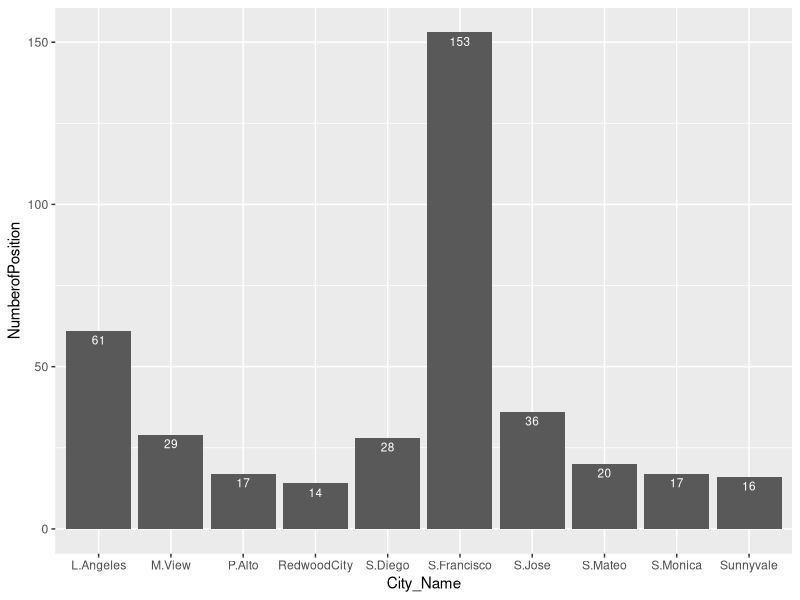
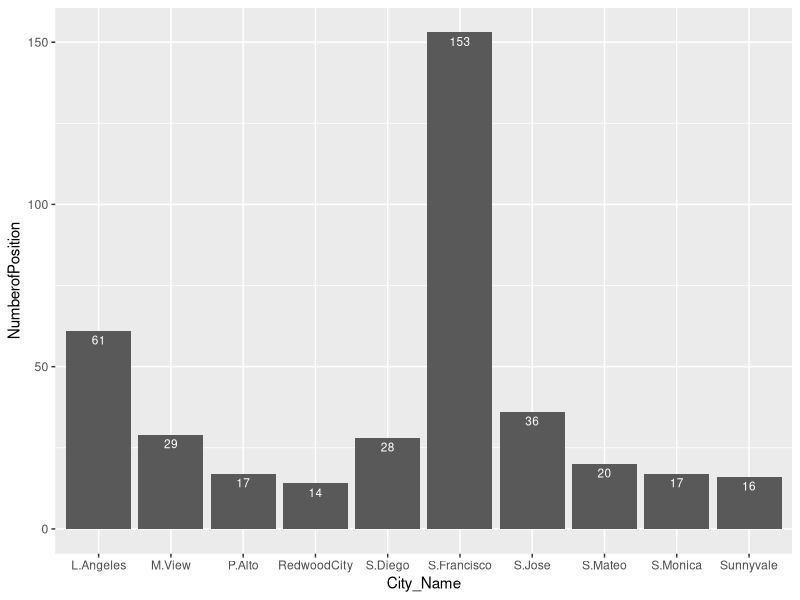
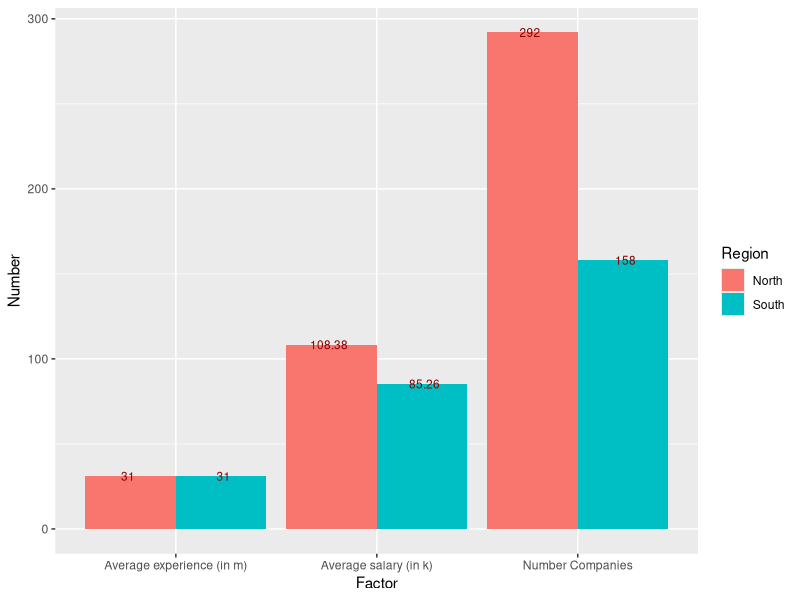
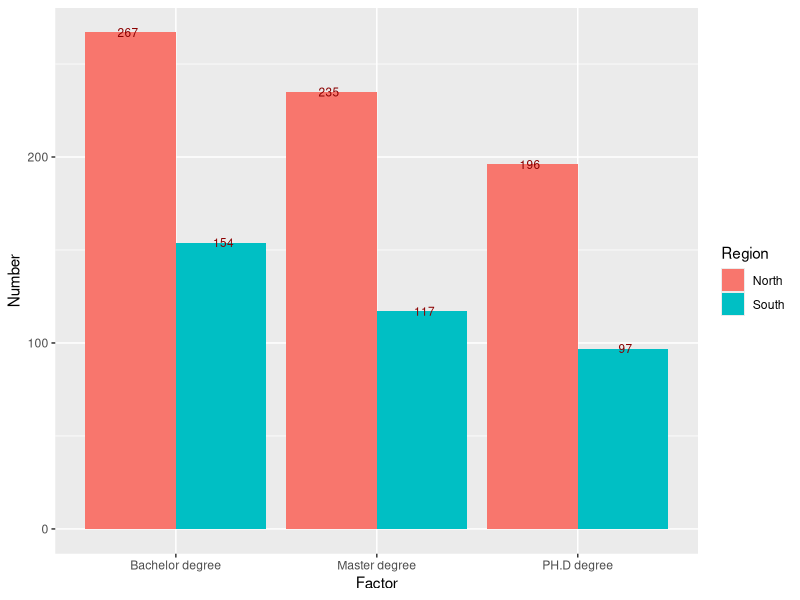
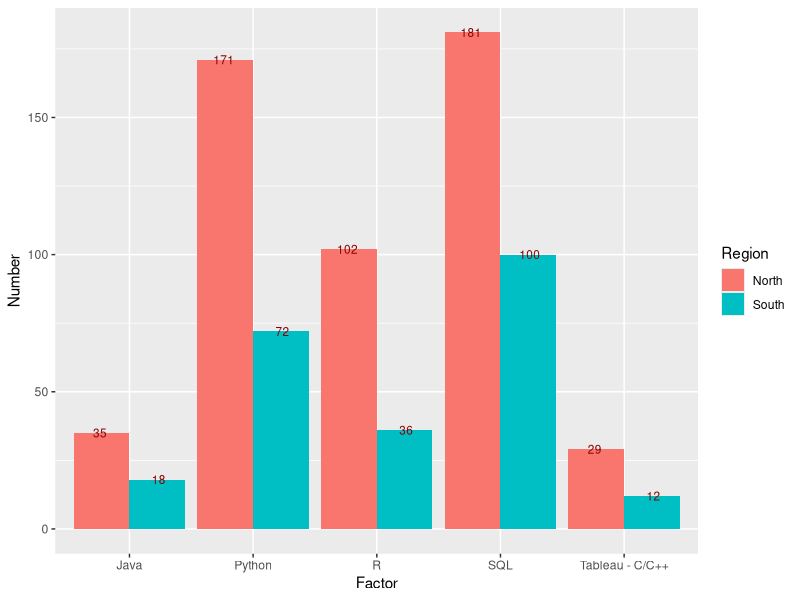
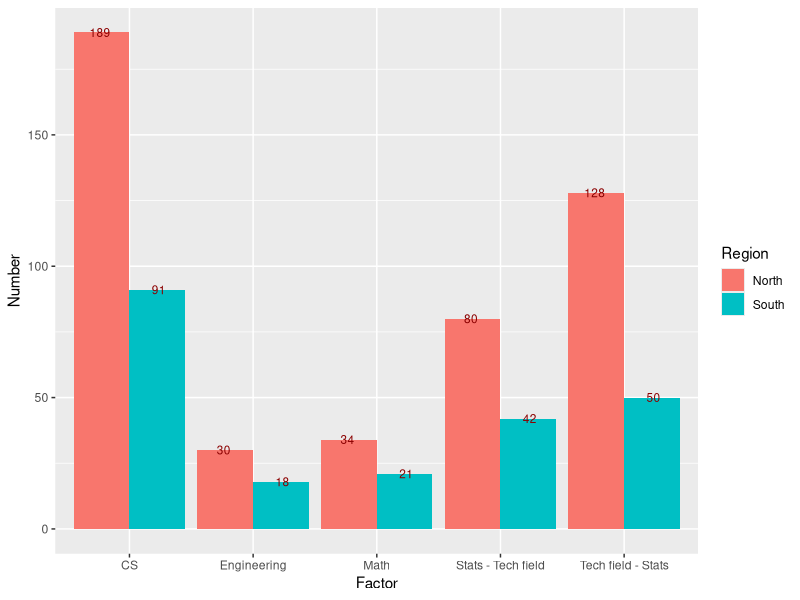
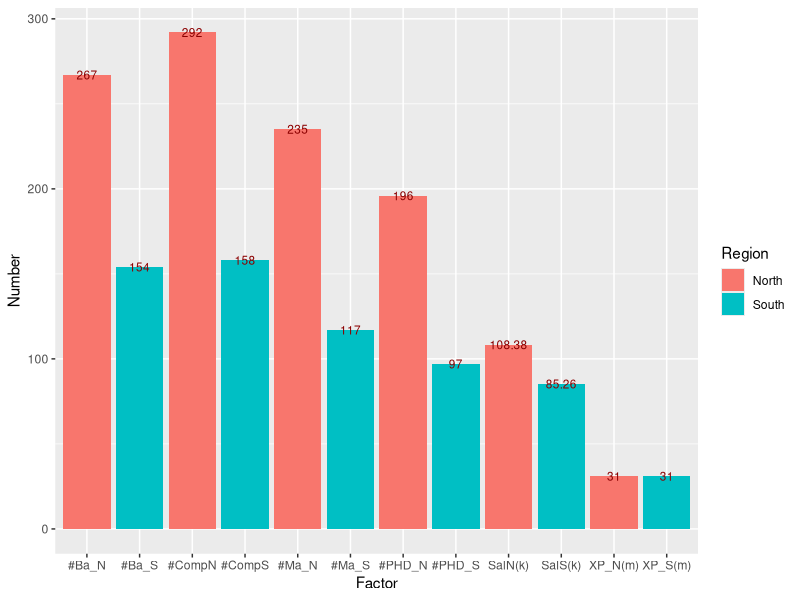
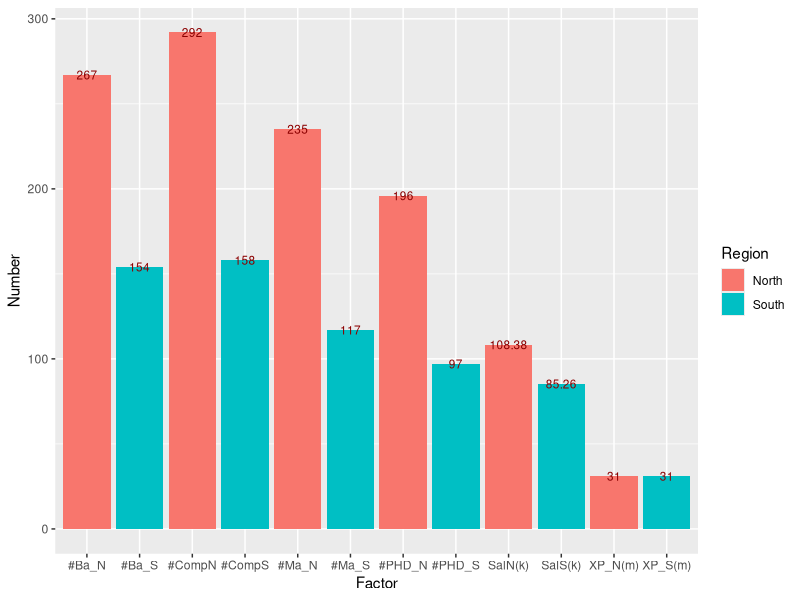

The R source for these figures, in order:
## ---- chunk 1
pkg_list = c("ggplot2", "plyr", "stringr")
mia_pkgs = pkg_list[!(pkg_list %in% installed.packages()[,"Package"])]
if(length(mia_pkgs) > 0) install.packages(mia_pkgs)
loaded_pkgs = lapply(pkg_list, require, character.only=TRUE)
## ---- chunk 2
jdata = read.csv("datarelatedjobs.csv")
jdata$X = NULL
names(jdata)
summary(jdata)
str(jdata)
## ---- chunk 3
jdata$Preferred_mj1 = as.character(jdata$Preferred_mj1)
jdata$Preferred_mj2 = as.character(jdata$Preferred_mj2)

for(i in 1:length(jdata$Standing)){
  if(is.na(jdata$Standing[i])){
    jdata$Standing[i] = "All levels"
  }
} 
for(i in 1:length(jdata$Preferred_mj1)){
  if(is.na(jdata$Preferred_mj1[i])){
    jdata$Preferred_mj1[i] = "Data_related"
  }  
  if(is.na(jdata$Preferred_mj2[i])){
      jdata$Preferred_mj2[i] = "Data_related"
  }
} 
count(jdata$Preferred_mj2)[order(count(jdata$Preferred_mj2)$freq, decreasing = T),]
head(jdata,10)
## ---- chunk 4
ct_City = count(jdata$City)
topCity = ct_City[order(ct_City$freq, decreasing = T),]

tCitydf = data.frame(City_Name =  c("S.Francisco" , "L.Angeles" , "S.Jose" , "M.View" , "S.Diego", "S.Mateo" , "P.Alto", "S.Monica", "Sunnyvale" , "RedwoodCity"),
                     NumberofPosition = c(topCity$freq[1:10]))

city_plotg = ggplot(data = tCitydf, aes(x = City_Name, y = NumberofPosition)) + 
    geom_bar(stat = "identity", position=position_dodge()) +
    geom_text(aes(label = NumberofPosition), position = position_dodge(0.95), vjust= 1.5, color = "white", size = 3)
jpeg('city_plotg.jpg')
plot(city_plotg)
city_plotg
## ---- chunk 5
North_sub = jdata[which(jdata$Region == "North CA"),]
head(North_sub,5)
South_sub = jdata[which(jdata$Region == "South CA"),]
head(South_sub,5)
## ---- chunk 6
n_companies_north = rep(0, length(count(North_sub$Company)$freq))
n_companies_south = rep(0, length(count(South_sub$Company)$freq))

for(i in 1:length(count(North_sub$Company)$freq)){
  if(count(North_sub$Company)$freq[i] == 1){
    n_companies_north[i] = count(North_sub$Company)$freq[i] 
  } else{
    n_companies_north[i] = 1
  }
}

for(i in 1:length(count(South_sub$Company)$freq)){
  if(count(South_sub$Company)$freq[i] == 1){
    n_companies_south[i] = count(South_sub$Company)$freq[i] 
  } else{
    n_companies_south[i] = 1
  }
}
sum(n_companies_north)
sum(n_companies_south)
## ---- chunk 7
avg_exp_N = round(mean(North_sub$Min_exp)*12,0)
avg_exp_S = round(mean(South_sub$Min_exp)*12,0)
avg_exp_N
avg_exp_S
## ---- chunk 8
#Use NA.omit to omit to take out NA values then use mean function to find average
Omit_yr_salary_N = na.omit(North_sub$Est_min_avg_salary)
Omit_yr_salary_S = na.omit(South_sub$Est_min_avg_salary)
North_Est_min_salary = round(mean(Omit_yr_salary_N)/1000,2)
South_Est_min_salary = round(mean(Omit_yr_salary_S)/1000,2)

max(Omit_yr_salary_N)
min(Omit_yr_salary_N)

max(Omit_yr_salary_S)
min(Omit_yr_salary_S)

North_Est_min_salary
South_Est_min_salary
## ---- chunk 9
firstdf = data.frame(
          Region = rep(c("North", "South"), each = 3),
          Factor = rep(c("Average experience (in m)", "Average salary (in k)","Number Companies")),
          Number = c(avg_exp_N, North_Est_min_salary, sum(n_companies_north),
                     avg_exp_S, South_Est_min_salary, sum(n_companies_south)))

plotfirst = ggplot(data = firstdf, aes(x = Factor, y = Number, fill = Region)) + 
    geom_bar(stat = "identity", position=position_dodge()) +  
    geom_text(aes(label = Number), position = position_dodge(0.95), vjust=0.5, color = "darkred", size = 3)

# jpeg('plotfirst.jpg')
# plot(plotfirst)
plotfirst

## ---- chunk 10
#Nearly same as counting number of companies:
#Create 3 vectors: n_bach, n_master, n_phd to store the values.
#For this one we need to use stringr.
#Ex: All levels -> n_bach = n_bach + 1, n_master = n_master + 1, n_phd = n_phd + 1
#BS/MS ->  n_bach = n_bach + 1, n_master = n_master + 1 (Use  stringr so that we can get only BS or only MS)
Standing_sub = jdata[which(jdata$Standing != "NA"),]
North_sub_st = Standing_sub[which(Standing_sub$Region == "North CA"),]
South_sub_st = Standing_sub[which(Standing_sub$Region == "South CA"),]
## ---- chunk 11
n_bach_S = length(str_subset(South_sub_st$Standing, pattern = "^B")) + count(South_sub_st$Standing)$freq[which(count(South_sub_st$Standing) == "All levels")]  
n_bach_S

n_master_S = length(str_subset(South_sub_st$Standing, pattern = "^MS")) + length(str_subset(South_sub_st$Standing, pattern = "MS$")) + count(South_sub_st$Standing)$freq[which(count(South_sub_st$Standing) == "All levels")] - length(str_subset(South_sub_st$Standing, pattern = "^MS$"))
n_master_S

n_PH.D_S = length(str_subset(South_sub_st$standing, pattern = "^PH.D")) + length(str_subset(South_sub_st$Standing, pattern = "PH.D$")) + count(South_sub_st$Standing)$freq[which(count(South_sub_st$Standing) == "All levels")]
n_PH.D_S
## ---- chunk 12
n_bach_N = length(str_subset(North_sub_st$Standing, pattern = "^B")) + count(North_sub_st$Standing)$freq[which(count(North_sub_st$Standing) == "All levels")]  
n_bach_N

n_master_N = length(str_subset(North_sub_st$Standing, pattern = "^MS")) + length(str_subset(North_sub_st$Standing, pattern = "MS$")) + count(North_sub_st$Standing)$freq[which(count(North_sub_st$Standing) == "All levels")] - length(str_subset(North_sub_st$Standing, pattern = "^MS$"))
n_master_N

n_PH.D_N = length(str_subset(North_sub_st$standing, pattern = "^PH.D")) + length(str_subset(North_sub_st$Standing, pattern = "PH.D$")) + count(North_sub_st$Standing)$freq[which(count(North_sub_st$Standing) == "All levels")]
n_PH.D_N
## ---- chunk 13
secondtdf = data.frame(
          Region = rep(c("North", "South"), each = 3),
          Factor = rep(c("Bachelor degree", "Master degree","PH.D degree")),
          Number = c(n_bach_N, n_master_N, n_PH.D_N,
                     n_bach_S, n_master_S, n_PH.D_S))

plotsecond = ggplot(data = secondtdf, aes(x = Factor, y = Number, fill = Region)) + 
    geom_bar(stat = "identity", position=position_dodge()) +  
    geom_text(aes(label = Number), position = position_dodge(0.95), vjust=0.5, color = "darkred", size = 3)

# jpeg('plotsecond.jpg')
# plot(plotsecond)
plotsecond
## ---- chunk 14
count_order = function(col1, col2, order, top){
  ct1 = count(col1)
  ct2 = count(col2)
  if(order == "decreasing"){
    ct1_inc = ct1[order(ct1$freq, decreasing = T),]
    ct2_inc = ct2[order(ct2$freq, decreasing = T),]
    
    cl = length(ct1_inc$freq) - length(ct2_inc$freq)

    if(cl < 0){
      fresult = data.frame(Lang1 = c(as.character(ct1_inc$x), rep(NA,abs(cl))),
                            Freq1 = c(ct1_inc$freq, rep(NA,abs(cl))),
                            Lang2 = as.character(ct2_inc$x),
                            Freq2 = ct2_inc$freq)                  

    } else{
      fresult = data.frame(Lang1 = as.character(ct1_inc$x),
                            Freq1 = ct1_inc$freq,
                            Lang2 = c(as.character(ct2_inc$x), rep(NA,cl)),
                            Freq2 = c(ct2_inc$freq,rep(NA,cl)))         
      }
  }
  else{
    ct1_dec = ct1[order(ct1$freq, decreasing = F),]
    ct2_dec = ct2[order(ct2$freq, decreasing = F),]
    
    cl = length(ct1_dec$freq) - length(ct2_dec$freq)

    if(cl < 0){
      fresult = data.frame(Lang1 = c(as.character(ct1_dec$x), rep(NA,abs(cl))),
                            Freq1 = c(ct1_dec$freq, rep(NA,abs(cl))),
                            Lang2 = as.character(ct2_dec$x),
                            Freq2 = ct2_dec$freq)                  
    } else{
      fresult = data.frame(Lang1 = as.character(ct1_dec$x),
                            Freq1 = ct1_dec$freq,
                            Lang2 = c(as.character(ct2_dec$x), rep(NA,cl)),
                            Freq2 = c(ct2_dec$freq,rep(NA,cl))) 
    }
  }
  for(i in 1:10){
    for(j in 1:10){
      if(fresult$Lang1[i] == fresult$Lang2[j]){
        fresult$Freq1[i] = fresult$Freq1[i] + fresult$Freq2[j]
      }
    }
  }
  if(order == "decreasing"){
    res = fresult[order(fresult$Freq1, decreasing = T),]
  } else {
    res = fresult[order(fresult$Freq1, decreasing = F),]
  }
  return(res[1:top,1:2])
}

## ---- chunk 15
sl = count_order(South_sub_st$Preferred_lang1, South_sub_st$Preferred_lang2,"decreasing", 5)
nl = count_order(North_sub_st$Preferred_lang1, North_sub_st$Preferred_lang2,"decreasing", 5)
sl
nl
thirddf = data.frame(
          Region = rep(c("North", "South"), each = 5),
          Factor = rep(c("SQL", "Python", "R", "Java", "Tableau - C/C++"),2),
          Number = c(nl$Freq1[1], nl$Freq1[2], nl$Freq1[3], nl$Freq1[4], nl$Freq1[5], 
                     sl$Freq1[1], sl$Freq1[2], sl$Freq1[3], sl$Freq1[4], sl$Freq1[5]))

plotthird = ggplot(data = thirddf, aes(x = Factor, y = Number, fill = Region)) + 
    geom_bar(stat = "identity", position=position_dodge()) +  
    geom_text(aes(label = Number), position = position_dodge(0.95), vjust=0.5, color = "darkred", size = 3)

# jpeg('plotthird.jpg')
# plot(plotthird)
plotthird
## ---- chunk 16
n_cpp_North = length(str_subset(North_sub_st$Preferred_lang1, pattern = "^C\\++$")) +length(str_subset(North_sub_st$Preferred_lang2, pattern = "C\\++$"))

n_cpp_South = length(str_subset(South_sub_st$Preferred_lang1, pattern = "^C\\++$")) +length(str_subset(South_sub_st$Preferred_lang2, pattern = "C\\++$"))

n_java_South = length(str_subset(South_sub_st$Preferred_lang1, pattern = "^Java$")) +length(str_subset(South_sub_st$Preferred_lang2, pattern = "^Java$"))

n_java_North = length(str_subset(North_sub_st$Preferred_lang1, pattern = "^Java$")) +length(str_subset(North_sub_st$Preferred_lang2, pattern = "^Java$"))

n_Python_North = length(str_subset(North_sub_st$Preferred_lang1, pattern = "^Python$"))+length(str_subset(North_sub_st$Preferred_lang2, pattern = "^Python$"))

n_Python_South = length(str_subset(South_sub_st$Preferred_lang1, pattern = "^Python$"))  +length(str_subset(South_sub_st$Preferred_lang2, pattern ="^Python$"))

n_R_North = length(str_subset(North_sub_st$Preferred_lang1, pattern = "^R$")) +length(str_subset(North_sub_st$Preferred_lang2, pattern = "R$"))

n_R_South = length(str_subset(South_sub_st$Preferred_lang1, pattern = "^R$"))  +length(str_subset(South_sub_st$Preferred_lang2, pattern = "R$"))
n_R_South
n_SQL_North = length(str_subset(North_sub_st$Preferred_lang1, pattern = "^SQL$")) +length(str_subset(North_sub_st$Preferred_lang1, pattern = "/SQL$")) +length(str_subset(North_sub_st$Preferred_lang2, pattern = "^SQL$"))

n_SQL_South = length(str_subset(South_sub_st$Preferred_lang1, pattern = "^SQL$"))+ length(str_subset(South_sub_st$Preferred_lang1, pattern = "/SQL$"))+ length(str_subset(South_sub_st$Preferred_lang2, pattern = "^SQL$"))


res = cbind(nl,sl)
handwaydf = data.frame(NLang1 = c("SQL", "Python", "R", "Java", "C/C++"),
                       NFreg1 = c(n_SQL_North, n_Python_North, n_R_North, n_java_North, n_cpp_North),
                       SLang1 = c("SQL", "Python", "R", "Java", "C/C++"),
                       NLang1 = c(n_SQL_South, n_Python_South, n_R_South, n_java_South, n_cpp_South))
res
handwaydf
## ---- chunk 17
smj = count_order(South_sub_st$Preferred_mj1, South_sub_st$Preferred_mj2,"decreasing", 5)
nmj = count_order(North_sub_st$Preferred_mj1, North_sub_st$Preferred_mj2,"decreasing", 5)
smj
nmj
forthdf = data.frame(
          Region = rep(c("North", "South"), each = 5),
          Factor = rep(c("CS", "Tech field - Stats", "Stats - Tech field", "Math", "Engineering"),2), 
          Number = c(nmj$Freq1[1], nmj$Freq1[2], nmj$Freq1[3], nmj$Freq1[4], nmj$Freq1[5], 
                     smj$Freq1[1], smj$Freq1[2], smj$Freq1[3], smj$Freq1[4], smj$Freq1[5]))

plotforth = ggplot(data = forthdf, aes(x = Factor, y = Number, fill = Region)) + 
    geom_bar(stat = "identity", position=position_dodge()) +  
    geom_text(aes(label = Number), position = position_dodge(0.95), vjust=0.5, color = "darkred", size = 3)

# jpeg('plotforth.jpg')
# plot(plotforth)
plotforth


## ---- chunk 18
combinedf = data.frame(
          Region = rep(c("North", "South"), each = 6),
          Factor = c("XP_N(m)", "SalN(k)", "#CompN", "#Ba_N", "#Ma_N", "#PHD_N", "XP_S(m)", "SalS(k)", "#CompS", "#Ba_S", "#Ma_S", "#PHD_S"),
          Number = c(avg_exp_N, North_Est_min_salary, sum(n_companies_north), n_bach_N, n_master_N, n_PH.D_N, avg_exp_S, South_Est_min_salary, sum(n_companies_south), n_bach_S, n_master_S, n_PH.D_S))


plotcombine = ggplot(data = combinedf, aes(x = Factor, y = Number, fill = Region)) + 
    geom_bar(stat = "identity", position=position_dodge()) +  
    geom_text(aes(label = Number), position = position_dodge(0.95), vjust=0.5, color = "darkred", size = 3)
jpeg('plotcombine.jpg')
plot(plotcombine)
plotcombine
## ---- chunk 19
top20 = count_order(jdata$Preferred_lang1, jdata$Preferred_lang2,"decreasing", 20)
top20
## ---- chunk 20
for (i in 1:length(jdata$Standing)){
  if(!is.na(str_extract(jdata$Standing[i], pattern = "^B")) || !is.na(str_extract(jdata$Standing[i], pattern = "^A"))){
    jdata$Difficulty[i] = "Easy"
  } else if (!is.na(str_extract(jdata$Standing[i], pattern = "^M"))){
    jdata$Difficulty[i] = "Medium"
  } else if (!is.na(str_extract(jdata$Standing[i], pattern = "^P"))){
    jdata$Difficulty[i] = "Hard"
  }
}
## ---- chunk 21
find_company = function(Difficulty, Exp, Region,Language){
  Argu_y = jdata$Company[which(jdata$Difficulty == Difficulty)]
  Argu_x = jdata$Company[which(jdata$Min_exp <= Exp)]
  Argu_z = jdata$Company[which(jdata$Region == Region)]
  Argu_u1 = jdata$Company[which(jdata$Preferred_lang1 == Language)]
  Argu_u2 = jdata$Company[which(jdata$Preferred_lang2 == Language)]
  
  return(union(intersect(intersect(Argu_x,Argu_y),intersect(Argu_z,Argu_u1)),intersect(intersect(Argu_x,Argu_y),intersect(Argu_z,Argu_u2))))

}

find_company("Medium", 5, "South CA","R")
## ---- chunk 22
n_find_company = function(Difficulty, Exp, Region,Language){
a = jdata$Company[which(jdata$Difficulty == Difficulty),]
b = jdata$Company[which(jdata$Min_exp <= Exp),]
c = jdata$Company[which(jdata$Region == Region),]
d1 = jdata$Company[which(jdata$Preferred_lang1 == Language),]
d2 = jdata$Company[which(jdata$Preferred_lang2 == Language),]

pre_r1 = a[which(a$Min_exp <= Exp)]
nex_r1 = pre_r1[which(pre_r1$Region == Region)]
r1     = nex_r1[which(nex_r1$Preferred_lang1 == Language)]

pre_r2 = a[which(a$Min_exp <= Exp)]
nex_r2 = pre_r2[which(pre_r2$Region == Region)]
r2     = nex_r2[which(nex_r2$Preferred_lang2 == Language)]

rbind(r1,r2)
}
find_company("Medium", 5, "South CA","R")
## ---- chunk 23
major = count(jdata$Position)
count(North_sub_st$Position)

n_eng_north = length(str_subset(North_sub_st$Position, pattern = "^Data Engineer"))+length(str_subset(North_sub_st$Position, pattern = "Data Engineer$")) - length(str_subset(North_sub_st$Position, pattern = "^Data Engineer$"))

n_eng_north

n_eng_south = length(str_subset(South_sub_st$Position, pattern = "^Data Engineer"))+length(str_subset(South_sub_st$Position, pattern = "Data Engineer$")) - length(str_subset(South_sub_st$Position, pattern = "^Data Engineer$"))

n_eng_south

n_sci_north =  length(str_subset(North_sub_st$Position, pattern = "^Data Scientist"))+length(str_subset(North_sub_st$Position, pattern = "Data Scientist$")) - length(str_subset(North_sub_st$Position, pattern = "^Data Scientist$"))

n_sci_north

n_sci_south = length(str_subset(South_sub_st$Position, pattern = "^Data Scientist"))+length(str_subset(South_sub_st$Position, pattern = "Data Scientist$")) - length(str_subset(South_sub_st$Position, pattern = "^Data Scientist$"))

n_sci_south
## ---- chunk 24
P_data_fr = data.frame(Region = c("North","South","North","South"),
  Number = c(n_eng_north,n_eng_south,n_sci_north,n_sci_south),
  Factor = rep(c("Data Engineer","Data Scientist"),each = 2)
)

Plot_1 = ggplot(data = P_data_fr, aes(x = Factor, y = Number, fill = Region)) + 
    geom_bar(stat = "identity", position=position_dodge()) +  
    geom_text(aes(label = Number), position = position_dodge(0.95), vjust=0.5, color = "darkred", size = 3)

#jpeg('Plot_1.jpg')
#plot(Plot_1)
Plot_1
## ---- chunk 25
Standing_sub = jdata[which(jdata$Standing != "NA"),]
Eng_sub = Standing_sub[which(Standing_sub$Position == "Data Engineer"),]
Sci_sub = Standing_sub[which(Standing_sub$Position == "Data Scientist"),]
count(Eng_sub$Preferred_lang1)
count(Eng_sub$Preferred_lang2)

## ---- chunk 26
n_Python_Eng = length(str_subset(Eng_sub$Preferred_lang1, pattern = "Python"))+length(str_subset(Eng_sub$Preferred_lang2, pattern = "Python"))

n_Python_Eng

n_Python_Sci = length(str_subset(Sci_sub$Preferred_lang1, pattern = "Python"))+length(str_subset(Sci_sub$Preferred_lang2, pattern = "Python"))

n_Python_Sci

n_R_Eng = length(str_subset(Eng_sub$Preferred_lang1, pattern = "R"))+length(str_subset(Eng_sub$Preferred_lang2, pattern = "R"))

n_R_Eng

n_R_Sci = length(str_subset(Sci_sub$Preferred_lang1, pattern = "R"))+length(str_subset(Sci_sub$Preferred_lang2, pattern = "R"))

n_R_Sci

n_SQL_Eng = length(str_subset(Eng_sub$Preferred_lang1, pattern = "SQL"))+length(str_subset(Eng_sub$Preferred_lang2, pattern = "SQL"))

n_SQL_Eng

n_SQL_Sci = length(str_subset(Sci_sub$Preferred_lang1, pattern = "SQL"))+length(str_subset(Sci_sub$Preferred_lang2, pattern = "SQL"))

n_SQL_Sci
## ---- chunk 27
count_order(Eng_sub$Preferred_lang1, Eng_sub$Preferred_lang2, "decreasing", 10)
count_order(Sci_sub$Preferred_lang1, Sci_sub$Preferred_lang2, "decreasing", 10)

Lang_data_fr = data.frame( Factor =c("Python","R","SQL"),
      Position = rep(c("Data Scientist", "Data Engineer"),each = 3),
      Number =  c(n_Python_Sci,n_R_Sci,n_SQL_Sci,n_Python_Eng,n_R_Eng,n_SQL_Eng))

Plot_position = ggplot(data = Lang_data_fr, aes(x = Factor, y = Number, fill = Position)) + 
    geom_bar(stat = "identity", position=position_dodge()) +  
    geom_text(aes(label = Number), position = position_dodge(0.95), vjust=0.5, color = "darkred", size = 3)

#jpeg('Plot_position.jpg')
#plot(Plot_position)
Plot_position

## ---- chunk 28
#Use NA.omit to omit to take out NA values then use mean function to find average Salary 

Omit_yr_salary_N = na.omit(Eng_sub$Est_min_avg_salary)
Omit_yr_salary_S = na.omit(Sci_sub$Est_min_avg_salary)
Eng_Est_min_salary = round(mean(Omit_yr_salary_N)/1000,2)
Sci_Est_min_salary = round(mean(Omit_yr_salary_S)/1000,2)

Eng_Est_min_salary
Sci_Est_min_salary
## ---- chunk 29
sala_data_frame = data.frame(
  Position = rep(c("Data Scientist", "Data Engineer"),each = 1),
  Number = c(Sci_Est_min_salary,Eng_Est_min_salary),
  Factor = c("Data Scientist Salary","Data Engineer Salary"))
            
Plot_Salary = ggplot(data = sala_data_frame, aes(x = Factor, y = Number, fill = Position)) + 
    geom_bar(stat = "identity", position=position_dodge()) +  
    geom_text(aes(label = Number), position = position_dodge(0.95), vjust=0.5, color = "darkred", size = 3)

#jpeg('Plot_Salary.jpg')
#plot(Plot_Salary)
Plot_Salary
                             
## ---- chunk 30
intersect(Sci_sub$City,Eng_sub$City)
count(Sci_sub$City)
count(Eng_sub$City)

City_Eng_Sci = c("San Francisco","Santa Monica","Los Angeles")
## ---- chunk 31
n_Eng_San = length(str_subset(Eng_sub$City, pattern = "San Francisco"))
n_Eng_San
n_Sci_San = length(str_subset(Sci_sub$City, pattern = "San Francisco"))
n_Sci_San
n_Eng_Mon = length(str_subset(Eng_sub$City, pattern = "Santa Monica"))
n_Eng_Mon
n_Sci_Mon = length(str_subset(Sci_sub$City, pattern = "Santa Monica"))
n_Sci_Mon
n_Eng_Los = length(str_subset(Eng_sub$City, pattern = "Los Angeles"))
n_Eng_Los
n_Sci_Los = length(str_subset(Sci_sub$City, pattern = "Los Angeles"))
n_Sci_Los

## ---- chunk 32
City_Data_fr = data.frame (City = rep(c("San Francisco","Santa Monica","Los Angeles"),each = 2),
                    Factor = c("Data Scientist","Data Engineer"),
                    Number = c(n_Sci_San,n_Eng_San,n_Sci_Mon,n_Eng_Mon,n_Sci_Los,n_Eng_Los))

Plot_3 = ggplot(data = City_Data_fr, aes(x = Factor, y = Number, fill = City)) + 
    geom_bar(stat = "identity", position=position_dodge()) +  
    geom_text(aes(label = Number), position = position_dodge(0.95), vjust=0.5, color = "darkred", size = 3)

#jpeg('Plot_3.jpg')
#plot(Plot_3)
Plot_3
                
## ---- chunk 33
for(i in 1:length(jdata$Min_exp)){
  if(jdata$Min_exp[i] == 1 & !is.na(jdata$Est_min_avg_salary[i])){
    if(jdata$Est_min_avg_salary[i] >= 150000){
      jdata$Min_exp[i] = 4
    }
    else if(jdata$Est_min_avg_salary[i] >= 130000 &
            jdata$Est_min_avg_salary[i] <  150000){
      jdata$Min_exp[i] = 3
    }
    else if (jdata$Est_min_avg_salary[i] >= 100000 &
             jdata$Est_min_avg_salary[i] <  130000){
      jdata$Min_exp[i] = 2
    }
    else{jdata$Min_exp[i] = 1}
  } 
}
## ---- chunk 34
set.seed(2018)
result = jdata$Est_min_avg_salary[which.min(jdata$Est_min_avg_salary)]
for (i in 1:length(jdata$City))
if(count(jdata$City)$freq[which(count(jdata$City)$x == (jdata$City[i]))] > mean(count(jdata$City)$freq)){ 
  jdata$Jobs_density[i] = "High"
  jdata$City_Bonus[i] = round(rnorm(1, mean = result * 1.5, sd = 1500),1) 
} else {
  jdata$Jobs_density[i] = "Low"
  jdata$City_Bonus[i] = round(rnorm(1, mean = result * 1.45, sd = 1500),1) 
}
## ---- chunk 35
set.seed(2018)
for (i in 1:length(jdata$Position)){
  if(str_detect(jdata$Position[i], pattern = "Engineer")){
    jdata$Posi_Bonus[i] = round(rnorm(1, mean = 25000, sd = 1000),1)
  }  else if (str_detect(jdata$Position[i], pattern = "Scientist")){
    jdata$Posi_Bonus[i] = round(rnorm(1, mean = 22000, sd = 1000),1)
  }  else if (str_detect(jdata$Position[i], pattern = "Analyst")){
    jdata$Posi_Bonus[i] = round(rnorm(1, mean = 15000, sd = 1000),1)
  } else {
    jdata$Posi_Bonus[i] = round(rnorm(1, mean = 10000, sd = 1000),1)
  }
}

## ---- chunk 36
calc_salary = na.omit(jdata$Est_min_avg_salary)
avg_salary = mean(calc_salary[which(calc_salary >= 100000)])
salaryvsyear = lm(Est_min_avg_salary ~ Min_exp, data = jdata)
summary(salaryvsyear)
#Since the p-value for this model is very small it looks like the Min_exp is significant.
exp_multiplier = summary(salaryvsyear)$coef[2,1]
## ---- chunk 37
set.seed(2018)
for (i in 1:length(jdata$Min_exp)){
  if(is.na(jdata$Est_min_avg_salary[i])){
    jdata$Exp_Bonus[i] = round(exp_multiplier * jdata$Min_exp[i] / mean(jdata$Min_exp) ,1) 
  }  else if(!is.na(jdata$Est_min_avg_salary[i]) & jdata$Est_min_avg_salary[i] >= 100000){
    jdata$Exp_Bonus[i] = round(exp_multiplier * jdata$Min_exp[i] ,1) 
  }  else {
    jdata$Exp_Bonus[i] = round(exp_multiplier * jdata$Min_exp[i] /2 ,1) 
  }
}
head(jdata,50)

## ---- chunk 38
par(mfrow = c(1,3))
model1 = lm(Est_min_avg_salary ~ City_Bonus, data = jdata)
plot(jdata$Est_min_avg_salary ~ jdata$City_Bonus, main = "Salary vs City Bonus", xlab = "City Bonus", ylab = "Salary")
abline(model1)

model2 = lm(Est_min_avg_salary ~ Posi_Bonus, data = jdata)
plot(jdata$Est_min_avg_salary ~ jdata$Posi_Bonus, main = "Salary vs Position Bonus", xlab = "Position Bonus", ylab = "Salary")
abline(model2)

model3 = lm(Est_min_avg_salary ~ Exp_Bonus, data = jdata)
plot(jdata$Est_min_avg_salary ~ jdata$Exp_Bonus, main = "Salary vs Experience Bonus", xlab = "Experience Bonus", ylab = "Salary")
abline(model3)
## ---- chunk 39
fit_model = lm(Est_min_avg_salary ~ Exp_Bonus + City_Bonus + Posi_Bonus, data = jdata)
summary(fit_model)
## ---- chunk 40
full_model = lm(Est_min_avg_salary ~ Min_exp + Exp_Bonus + City_Bonus + Posi_Bonus, data = jdata)
sele_model = step(full_model, direction = "backward", trace = 0)
sele_model

## ---- chunk 41
for(i in 1:length(jdata$Est_min_avg_salary)){
  jdata$New_min_avg_salary[i] = jdata$City_Bonus[i] + jdata$Posi_Bonus[i] + jdata$Exp_Bonus[i]
}

## ---- chunk 42
model_compare = lm(Est_min_avg_salary ~ New_min_avg_salary, data = jdata)
plot(jdata$Est_min_avg_salary, jdata$New_min_avg_salary)
abline(model_compare)
## ---- chunk 43
for(i in 1:length(jdata$Region)){
  if(jdata$Region[i] == "North CA"){
    jdata$Region_Logic[i] = 1
  } else { 
    jdata$Region_Logic[i] = 0
  }
}
head(jdata,50)

## ---- chunk 44
fit_glm = glm(Region_Logic ~ Est_min_avg_salary, data = jdata, family = binomial)
fit_lm  =  lm(Region_Logic ~ Est_min_avg_salary, data = jdata)

qplot(jdata$Est_min_avg_salary, jdata$Region_Logic) + stat_smooth()
## ---- chunk 45
reg_interaction = glm(Region_Logic ~ Est_min_avg_salary + City_Bonus + Posi_Bonus + Exp_Bonus + Est_min_avg_salary:City_Bonus, family = binomial, data = jdata)
summary(reg_interaction) 
